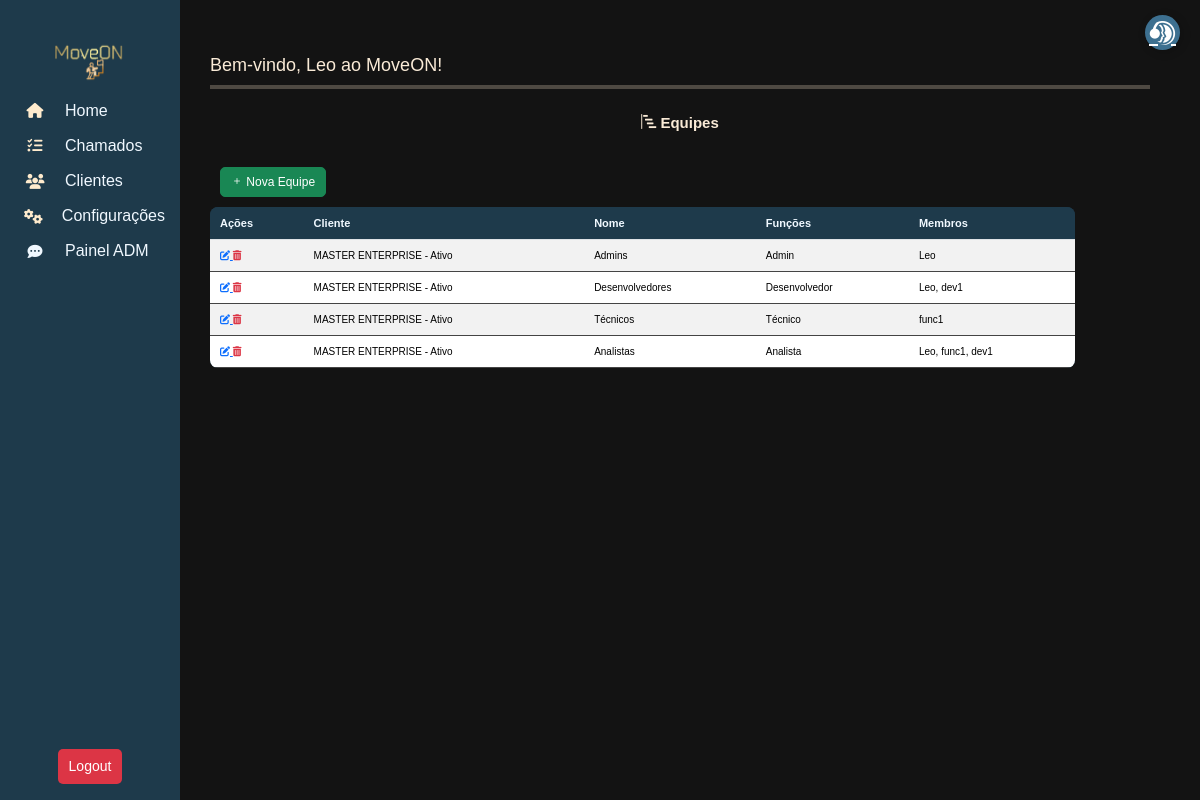
The app's page /move/Team/list (signed in) with its own data.
### move_on/models.py (models this page shows, shortened)
class User(AbstractUser):
    client = models.ForeignKey(Profile, on_delete=models.CASCADE, related_name="users", null=True, blank=True, db_column='client')
    role = models.ForeignKey(Role, on_delete=models.SET_NULL, null=True, blank=True, db_column='role')
    groups = models.ManyToManyField(
        'auth.Group',
        related_name='move_on_users',
        blank=True
    )
    user_permissions = models.ManyToManyField(
        'auth.Permission',
        related_name='move_on_users',
        blank=True
    )
    class Meta:
        db_table = "users"

class Team(models.Model):
    client = models.ForeignKey(Profile, on_delete=models.CASCADE, related_name="teams", blank=True, null=True)
    name = models.CharField("Nome da Equipe", max_length=150)
    roles = models.ManyToManyField(Role, related_name="teams", blank=True)
    members = models.ManyToManyField(User, related_name="teams", blank=True)
    class Meta:
        db_table = "teams"

class Profile(models.Model):
    name = models.CharField("Nome da Empresa", max_length=150)
    document = models.CharField("CPF/CNPJ", max_length=18, unique=True)
    email = models.EmailField("E-mail", unique=True)
    phone = models.CharField("Telefone", max_length=20, blank=True, null=True)
    active = models.BooleanField("Ativo?", default=True)
    created_at = models.DateTimeField("Criado em", auto_now_add=True)
    class Meta:
        db_table = "profiles"
    def __str__(self):
        return f"{self.name} - {'Ativo' if self.active else 'Inativo'}"

class Role(models.Model):
    name = models.CharField("Nome do Papel", max_length=50, unique=True)
    description = models.TextField("Descrição", blank=True, null=True)
    class Meta:
        db_table = "roles"

### move_on/views.py (the view)
# urls.py: path('Team/list', TeamList.as_view(), name='team_list'),
class TeamList(LoginRequiredMixin, ListView):
    model=Team
    template_name= 'Team/team_list.html'
    context_object_name = 'teams'
    def get_queryset(self):
        return Team.objects.prefetch_related('roles', 'members').all()

### move_on/templates/Team/team_list.html (shortened to what this page needs)
{% extends "Menu/menu.html" %}
{% block content %}
<link rel="stylesheet" href="https://cdn.jsdelivr.net/npm/bootstrap-icons/font/bootstrap-icons.css" />
<h4 style="margin: 25px; text-align: center">
  <i class="bi bi-bar-chart-steps"></i> Equipes
</h4>
<a href="{% url 'team_form' %}" class="btn btn-success" style="margin: 10px">
  <i class="bi bi-plus"></i> Nova Equipe
</a>
<div class="table-responsive">
  <table class="table table-sm table-striped" id="ticketTable">
    <thead class="text-center">
      <tr>
        <th>Ações</th>
        <th>Cliente</th>
        <th>Nome</th>
        <th>Funções</th>
        <th>Membros</th>
      </tr>
    </thead>
    <tbody>
      {% for team in teams %}
      <tr>
        <td>
          <a href="{% url 'team_update' team.id %}" title="Editar">
            <i class="fas fa-edit"></i>
          </a>
          <a class="text-danger" href="{% url 'team_delete' team.id %}" title="Deletar">
            <i class="fas fa-trash-alt"></i>
          </a>
        </td>
        <td>{{ team.client }}</td>
        <td>{{ team.name }}</td>
        <td>
          {% for role in team.roles.all %}
            {{ role.name }}{% if not forloop.last %}, {% endif %}
          {% empty %}
            Nenhuma função
          {% endfor %}
        </td>
        <td>
          {% for member in team.members.all %}
            {{ member.username }}{% if not forloop.last %}, {% endif %}
          {% empty %}
            Nenhum membro
          {% endfor %}
        </td>
      </tr>
      {% empty %}
      <tr>
        <td colspan="5" class="text-center">Nenhuma Equipe encontrada.</td>
      </tr>
      {% endfor %}
    </tbody>
  </table>
</div>
<link rel="stylesheet" href="https://code.jquery.com/ui/1.12.1/themes/smoothness/jquery-ui.css">
{% endblock %}

### move_on/templates/Menu/menu.html (shortened to what this page needs)
{% load static %}
<head>
  <link href="https://cdn.jsdelivr.net/npm/bootstrap@5.3.3/dist/css/bootstrap.min.css" rel="stylesheet" />
  <link rel="stylesheet" href="https://cdnjs.cloudflare.com/ajax/libs/font-awesome/6.5.1/css/all.min.css" />
  <link rel="stylesheet" href="{% static 'css/styles.css' %}" />
</head>
<body>
  <nav class="sidebar">
    <h6> <img src="{% static 'image/moveon.png' %}" style="width: 100px; height:50px;"></h6>
    {% if user.is_authenticated %}
    <a href="/" data-bs-toggle="tooltip" data-bs-placement="right" title="Home">
      <i class="fas fa-home"></i> <span>Home</span>
    </a>
    <a href="{% url 'ticket_list' %}" data-bs-toggle="tooltip" data-bs-placement="right" title="Chamados">
      <i class="fas fa-tasks"></i> <span>Chamados</span>
    </a>
    <a href="{%url 'profile_list'%}" data-bs-toggle="tooltip" data-bs-placement="right" title="Clientes">
      <i class="fas fa-users"></i> <span>Clientes</span>
    </a>
    <a href="{% url 'params' %}" data-bs-toggle="tooltip" data-bs-placement="right" title="Configurações">
      <i class="fas fa-cogs"></i> <span>Configurações</span>
    </a>
    <a href="{% url 'chat_admin_panel' %}" data-bs-toggle="tooltip" data-bs-placement="right" title="Painel">
      <i class="fa-solid fa-comment-dots"></i><span>Painel ADM</span>
    </a>
    <form method="POST" action="{% url 'logout' %}">
      <button type="submit" class="btn btn-danger-2 w-100">Logout</button>
    </form>
    {% else %}
    <p>Necessário estar logado</p>
    {% endif %}
  </nav>
  <div class="content">
    <h3>
      {% block title %}Bem-vindo, {{ user.username }} ao MoveON!{% endblock %}
    </h3>
    <div class="bar-tab-color-preview">
      <hr style="border: none; height: 4px; background-color:blanchedalmond; margin: 0;">
    </div>
    <p>{% block content %}{% endblock %}</p>
  </div>
  <a href="{% url 'ticket_form' %}" class="support-btn" data-bs-toggle="tooltip" data-bs-placement="left"
    title="Novo Chamado">
    <i class="fa-brands fa-teamspeak"></i>
  </a>
</body>
</html>

### move_on/static/css/styles.css (style rules this page uses)
body { background-color: rgb(19, 19, 19); }
* { font-family: Verdana, Geneva, Tahoma, sans-serif; }
.sidebar { width: 60px; height: 100vh; background: #1e3a4b; position: fixed; top: 0; left: 0; display: flex; flex-direction: column; align-items: center; padding-top: 35px; transition: width 0.5s ease; }
h4, h6 { color: antiquewhite; font-weight: bolder; font-size: 15px; }
h3 { color: antiquewhite; font-size: 18px; }
.sidebar a { text-decoration: none; color: aliceblue; display: flex; align-items: center; gap: 10px; padding: 15px; width: 100%; white-space: nowrap; overflow: hidden; }
.sidebar a i { font-size: 15px; width: 40px; text-align: center; }
.sidebar a span { display: none; }
.content { margin-left: 160px; padding: 50px; margin-top: 5px; }
.fa-home { color: blanchedalmond; }
.fa-tasks { color: blanchedalmond; }
.fa-users { color: blanchedalmond; }
.fa-cogs { color: blanchedalmond; }
.support-btn { position: fixed; top: 15px; right: 20px; background: #3d7090; color: white; border-radius: 50%; width: 35px; height: 35px; display: flex; align-items: center; justify-content: center; font-size: 1.5rem; box-shadow: 2px 2px 10px rgba(0, 0, 0, 0.2); transition: transform 0.2s ease-in-out; z-index: 1000; }
.table { width: 92%; border-collapse: collapse; background-color: #1e3a4b; border-radius: 8px; overflow: hidden; }
.table th { background-color: #1e3a4b; color: aliceblue; padding: 10px; text-align: left; font-size: 11px; }
.table td { padding: 10px; border-bottom: 1px solid #444; font-size: 10px; }
.table tbody tr:nth-child(even) { background-color: #1e3a4b; }
.btn { padding: 5px 10px; font-size: 12px; border-radius: 5px; }
.btn-danger-2 { background-color: #dc3545; color: white; padding: 10px 20px; border-radius: 5px; margin-top: 50vh; }
@media (min-width: 820px) { .btn-danger-2 { margin-top: 60vh; font-size: 14px; padding: 6px 10px; } }

### records on screen
User: username "Leo"
Team: client "MASTER ENTERPRISE - Ativo", name "Admins"
Role: name "Admin"
Team: client "MASTER ENTERPRISE - Ativo", name "Desenvolvedores"
Role: name "Desenvolvedor"
User: username "dev1"
Team: client "MASTER ENTERPRISE - Ativo", name "Técnicos"
Role: name "Técnico"
User: username "func1"
Team: client "MASTER ENTERPRISE - Ativo", name "Analistas"
Role: name "Analista"
